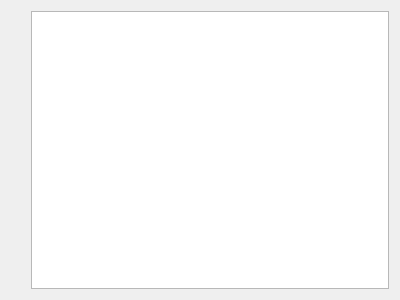
<?xml version="1.0" encoding="UTF-8"?>
<ui version="4.0">
 <class>Form</class>
 <widget class="QWidget" name="Form">
  <property name="geometry">
   <rect>
    <x>0</x>
    <y>0</y>
    <width>400</width>
    <height>300</height>
   </rect>
  </property>
  <property name="windowTitle">
   <string>Form</string>
  </property>
  <layout class="QHBoxLayout" name="horizontalLayout">
   <item>
    <spacer name="horizontalSpacer">
     <property name="orientation">
      <enum>Qt::Orientation::Horizontal</enum>
     </property>
     <property name="sizeType">
      <enum>QSizePolicy::Policy::Minimum</enum>
     </property>
     <property name="sizeHint" stdset="0">
      <size>
       <width>20</width>
       <height>20</height>
      </size>
     </property>
    </spacer>
   </item>
   <item>
    <widget class="QTextEdit" name="textEdit">
     <property name="layoutDirection">
      <enum>Qt::LayoutDirection::LeftToRight</enum>
     </property>
     <property name="autoFillBackground">
      <bool>false</bool>
     </property>
     <property name="readOnly">
      <bool>true</bool>
     </property>
     <property name="html">
      <string>&lt;!DOCTYPE HTML PUBLIC &quot;-//W3C//DTD HTML 4.0//EN&quot; &quot;http://www.w3.org/TR/REC-html40/strict.dtd&quot;&gt;
&lt;html&gt;&lt;head&gt;&lt;meta name=&quot;qrichtext&quot; content=&quot;1&quot; /&gt;&lt;meta charset=&quot;utf-8&quot; /&gt;&lt;style type=&quot;text/css&quot;&gt;
p, li { white-space: pre-wrap; }
hr { height: 1px; border-width: 0; }
li.unchecked::marker { content: &quot;\2610&quot;; }
li.checked::marker { content: &quot;\2612&quot;; }
&lt;/style&gt;&lt;/head&gt;&lt;body style=&quot; font-family:'SF Pro Display'; font-size:11pt; font-weight:400; font-style:normal;&quot;&gt;
&lt;p align=&quot;right&quot; style=&quot;-qt-paragraph-type:empty; margin-top:0px; margin-bottom:0px; margin-left:0px; margin-right:0px; -qt-block-indent:0; text-indent:0px;&quot;&gt;&lt;br /&gt;&lt;/p&gt;&lt;/body&gt;&lt;/html&gt;</string>
     </property>
    </widget>
   </item>
  </layout>
 </widget>
 <resources/>
 <connections/>
</ui>
